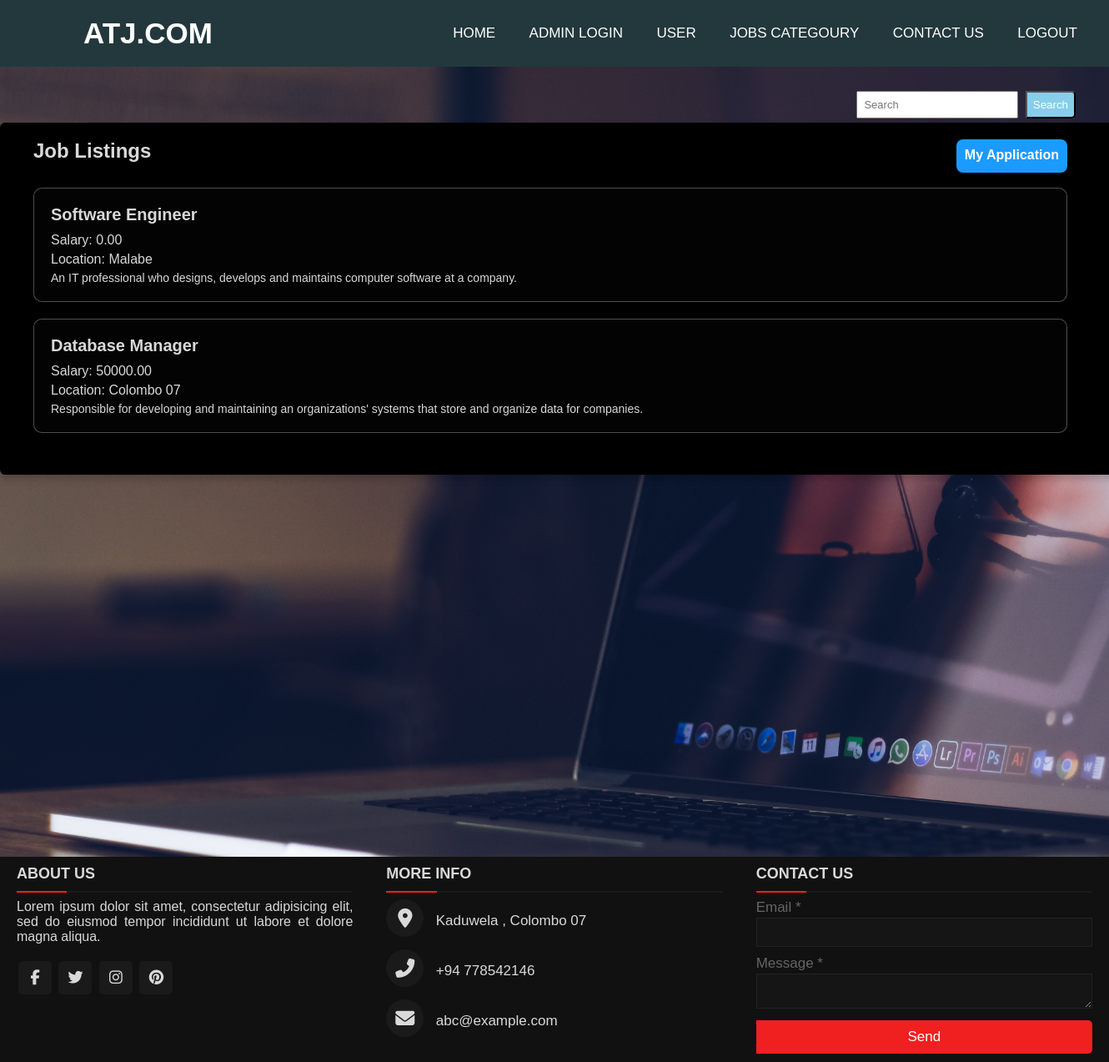
Screenshot of /job_list.php (signed in) with the database file from the repository.
### tables this page shows
CREATE TABLE `job_list` (
  `id` int(11) NOT NULL,
  `job_title` varchar(255) DEFAULT NULL,
  `salary` decimal(10,2) DEFAULT NULL,
  `location` varchar(45) DEFAULT NULL,
  `description` varchar(500) DEFAULT NULL
);

### job_list.php (the view, shortened to what this page needs)
<?php require_once('inc/connection.php'); ?>
<?php include_once('inc/header.php') ?>
<?php
$query = "SELECT * FROM job_list";
$result = mysqli_query($conn, $query);
?>
<link rel="stylesheet" href="./style/job_list.css">
<link rel="stylesheet" href="style/stylef.css">
<section>
    <div class="container">
        <div class="job-title">
            <h2 class="j-title">Job Listings</h2>
            <a href="my_application.php" class="new-job-btn"> My Application</a>
        </div>
        <?php
        if (mysqli_num_rows($result) > 0) {
            while ($row = mysqli_fetch_assoc($result)) {
                $id = $row['id'];
                $jobTitle = $row['job_title'];
                $salary = $row['salary'];
                $location = $row['location'];
                $description = $row['description'];
                echo "<a href='add_application.php?id=$id' >";
                echo "<div class='job-item'>";
                echo "<div class='job-header'>";
                echo "<h3 class='job-title'>$jobTitle</h3>";
                echo "</div>";
                echo "<p class='job-salary'>Salary: $salary</p>";
                echo "<p class='job-location'>Location: $location</p>";
                echo "<p class='job-description'>$description</p>";
                echo "</div>";
                echo "</a>";
            }
        } else {
            echo "<p>No job listings found.</p>";
        }
        ?>
    </div>
</section>
<?php include_once('inc/footer.php'); ?>

### style/stylef.css (style rules this page uses)
* { padding: 0; margin: 0; text-decoration: none; list-style: none; box-sizing: border-box; }
body { font-family: montserrat; }
section { height: 120%; height: calc(120vh - 80px); }
body { background: url(images/B2.jpg) no-repeat; background-size: cover; }
* { margin: 0; padding: 0; box-sizing: border-box; font-family: "Poppins", sans-serif; }
.container { max-width: 1340px; width: 110%; background: black; border-radius: 6px; padding: 20px 60px 30px 40px; box-shadow: 0 5px 10px rgba(0, 0, 0, 0.2); margin-top: 5%; }
* { margin: 0; padding: 0; color: #d9d9d9; box-sizing: border-box; font-family: 'Poppins', sans-serif; }

### style/job_list.css (style rules this page uses)
.container { max-width: 800px; margin: 0 auto; padding: 20px; }
.j-title { font-size: 24px; font-weight: bold; margin-bottom: 20px; }
.job-item { border: 1px solid #ccc; padding: 20px; margin-bottom: 20px; background: rgba(255, 255, 255, 0.01); border-radius: 10px; box-shadow: 0 4px 30px rgba(0, 0, 0, 0.1); backdrop-filter: blur(5px); -webkit-backdrop-filter: blur(5px); border: 1px solid rgba(255, 255, 255, 0.3); }
.job-title { font-size: 20px; font-weight: bold; margin-bottom: 10px; }
.job-salary, .job-location { font-size: 16px; margin-bottom: 5px; }
.job-description { font-size: 14px; }
.job-header { display: flex; justify-content: space-between; }
.new-job-btn { background-color: #1b9bff; color: #fff; padding: 10px 10px; height: 40px; font-size: 16px; border-radius: 8px; text-align: center; }
.job-title { display: flex; justify-content: space-between; }

### rows the page displays
job_list: job_title "Software Engineer", salary "0.00", location "Malabe", description "An IT professional who designs, develops and maintains computer software at a company."
job_list: job_title "Database Manager", salary "50000.00", location "Colombo 07", description "Responsible for developing and maintaining an organizations' systems that store and organize data for companies."
